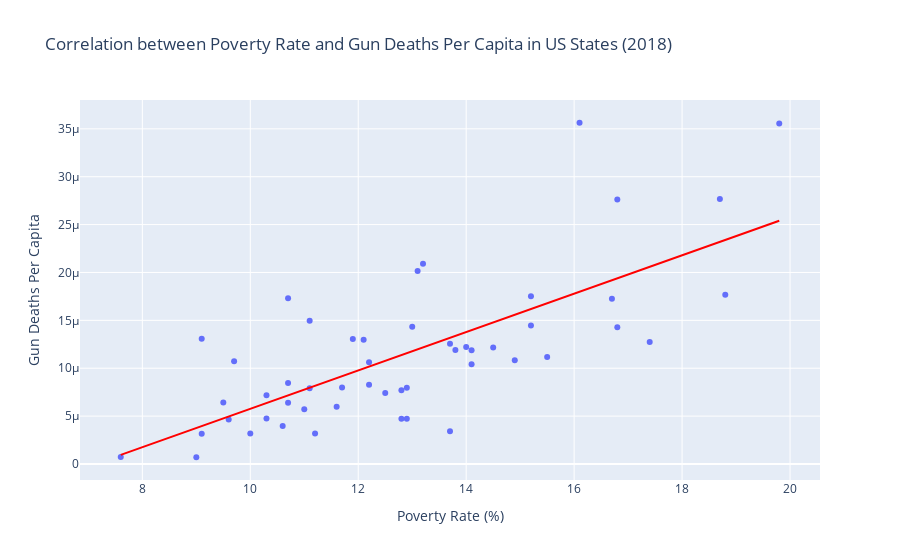

The code cell stored with this chart in its notebook:
### Code cell
import pandas as pd
import plotly.express as px

# Load the datasets
df_poverty = pd.read_csv('poverty.csv')
df_guns = pd.read_csv('gun-violence-data_01-2013_03-2018.csv')
df_statepop = pd.read_csv('nst-est2019-alldata.csv')

# Filter the poverty dataset to include only 2018 data
df_poverty_2018 = df_poverty[df_poverty['Year'] == 2018]

# Filter the gun violence dataset to include only 2018 data
df_guns['date'] = pd.to_datetime(df_guns['date'])
df_guns_2018 = df_guns[df_guns['date'].dt.year == 2018]

# Rename 'Name' column in df_poverty to 'state' for merging
df_poverty_2018.rename(columns={'Name': 'state'}, inplace=True)

# Group by state and aggregate the gun violence data for 2018
df_guns_aggregated_2018 = df_guns_2018.groupby('state').agg({
    'n_killed': 'sum',  # or 'mean' if you prefer
    'n_injured': 'sum'
}).reset_index()

# Merge the aggregated gun violence data with the poverty data for 2018
df_merged_2018 = pd.merge(df_poverty_2018, df_guns_aggregated_2018, on='state')

# Check and ensure state names match for the state population data
df_statepop['state'] = df_statepop['NAME']  # Assuming 'NAME' is the column with state names in df_statepop

# Merge with the state population data
df_merged_2018 = pd.merge(df_merged_2018, df_statepop[['state', 'POPESTIMATE2018']], on='state')

# Calculate gun deaths per capita using the 2020 census population
df_merged_2018['gun_deaths_per_capita'] = df_merged_2018['n_killed'] / df_merged_2018['POPESTIMATE2018']

# Create a scatter plot with a trend line
fig = px.scatter(df_merged_2018,
                 x='Percent in Poverty',
                 y='gun_deaths_per_capita',
                 hover_data=['state'],
                 title='Correlation between Poverty Rate and Gun Deaths Per Capita in US States (2018)',
                 labels={
                     'Percent in Poverty': 'Poverty Rate (%)',
                     'gun_deaths_per_capita': 'Gun Deaths Per Capita'
                 },
                 trendline='ols')  # Add a trend line using ordinary least squares (OLS) regression

# Update the trend line color to red
fig.update_traces(line=dict(color='red'), selector=dict(type='scatter', mode='lines'))

# Show the plot
fig.show()

### Figure 1 — Plotly figure (JSON) as saved in the notebook; plotly's stock layout.template omitted (floating-point values rounded to 4 significant figures)
{"data": [{"customdata": [["Alabama"], ["Alaska"], ["Arizona"], ["Arkansas"], ["California"], ["Colorado"], ["Connecticut"], ["Delaware"], ["District of Columbia"], ["Florida"], ["Georgia"], ["Hawaii"], ["Idaho"], ["Illinois"], ["Indiana"], ["Iowa"], ["Kansas"], ["Kentucky"], ["Louisiana"], ["Maine"], ["Maryland"], ["Massachusetts"], ["Michigan"], ["Minnesota"], ["Mississippi"], ["Missouri"], ["Montana"], ["Nebraska"], ["Nevada"], ["New Hampshire"], ["New Jersey"], ["New Mexico"], ["New York"], ["North Carolina"], ["North Dakota"], ["Ohio"], ["Oklahoma"], ["Oregon"], ["Pennsylvania"], ["Rhode Island"], ["South Carolina"], ["South Dakota"], ["Tennessee"], ["Texas"], ["Utah"], ["Vermont"], ["Virginia"], ["Washington"], ["West Virginia"], ["Wisconsin"], ["Wyoming"]], "hovertemplate": "Poverty Rate (%)=%{x}<br>Gun Deaths Per Capita=%{y}<br>state=%{customdata[0]}<extra></extra>", "legendgroup": "", "marker": {"color": "#636efa", "symbol": "circle"}, "mode": "markers", "name": "", "orientation": "v", "showlegend": false, "type": "scatter", "x": [16.8, 11.1, 14.1, 16.8, 12.8, 9.7, 10.3, 12.2, 16.1, 13.7, 14.5, 9, 11.7, 12.1, 13, 11.2, 11.9, 16.7, 18.7, 11.6, 9.1, 10, 14, 9.6, 19.8, 13.2, 12.9, 11, 13.1, 7.6, 9.5, 18.8, 13.7, 14.1, 10.6, 13.8, 15.5, 12.5, 12.2, 12.8, 15.2, 12.9, 15.2, 14.9, 9.1, 10.7, 10.7, 10.3, 17.4, 11.1, 10.7], "xaxis": "x", "y": [2.762e-05, 1.496e-05, 1.187e-05, 1.429e-05, 7.704e-06, 1.072e-05, 4.76e-06, 8.286e-06, 3.564e-05, 1.257e-05, 1.218e-05, 7.039e-07, 7.998e-06, 1.297e-05, 1.434e-05, 3.176e-06, 1.305e-05, 1.726e-05, 2.768e-05, 5.974e-06, 1.309e-05, 3.196e-06, 1.222e-05, 4.638e-06, 3.556e-05, 2.091e-05, 4.714e-06, 5.712e-06, 2.015e-05, 7.388e-07, 6.415e-06, 1.768e-05, 3.431e-06, 1.04e-05, 3.957e-06, 1.19e-05, 1.117e-05, 7.413e-06, 1.062e-05, 4.725e-06, 1.751e-05, 7.966e-06, 1.447e-05, 1.083e-05, 3.171e-06, 6.407e-06, 8.469e-06, 7.177e-06, 1.275e-05, 7.921e-06, 1.731e-05], "yaxis": "y"}, {"hovertemplate": "<b>OLS trendline</b><br>gun_deaths_per_capita = 2.00447e-06 * Percent in Poverty + -1.42855e-05<br>R<sup>2</sup>=0.517080<br><br>Poverty Rate (%)=%{x}<br>Gun Deaths Per Capita=%{y} <b>(trend)</b><extra></extra>", "legendgroup": "", "line": {"color": "red"}, "marker": {"color": "#636efa", "symbol": "circle"}, "mode": "lines", "name": "", "showlegend": false, "type": "scatter", "x": [7.6, 9, 9.1, 9.1, 9.5, 9.6, 9.7, 10, 10.3, 10.3, 10.6, 10.7, 10.7, 10.7, 11, 11.1, 11.1, 11.2, 11.6, 11.7, 11.9, 12.1, 12.2, 12.2, 12.5, 12.8, 12.8, 12.9, 12.9, 13, 13.1, 13.2, 13.7, 13.7, 13.8, 14, 14.1, 14.1, 14.5, 14.9, 15.2, 15.2, 15.5, 16.1, 16.7, 16.8, 16.8, 17.4, 18.7, 18.8, 19.8], "xaxis": "x", "y": [9.485e-07, 3.755e-06, 3.955e-06, 3.955e-06, 4.757e-06, 4.957e-06, 5.158e-06, 5.759e-06, 6.361e-06, 6.361e-06, 6.962e-06, 7.162e-06, 7.162e-06, 7.162e-06, 7.764e-06, 7.964e-06, 7.964e-06, 8.165e-06, 8.966e-06, 9.167e-06, 9.568e-06, 9.969e-06, 1.017e-05, 1.017e-05, 1.077e-05, 1.137e-05, 1.137e-05, 1.157e-05, 1.157e-05, 1.177e-05, 1.197e-05, 1.217e-05, 1.318e-05, 1.318e-05, 1.338e-05, 1.378e-05, 1.398e-05, 1.398e-05, 1.478e-05, 1.558e-05, 1.618e-05, 1.618e-05, 1.678e-05, 1.799e-05, 1.919e-05, 1.939e-05, 1.939e-05, 2.059e-05, 2.32e-05, 2.34e-05, 2.54e-05], "yaxis": "y"}], "layout": {"autosize": true, "legend": {"tracegroupgap": 0}, "title": {"text": "Correlation between Poverty Rate and Gun Deaths Per Capita in US States (2018)"}, "xaxis": {"anchor": "y", "autorange": true, "domain": [0, 1], "range": [6.816, 20.58], "title": {"text": "Poverty Rate (%)"}, "type": "linear"}, "yaxis": {"anchor": "x", "autorange": true, "domain": [0, 1], "range": [-2.179e-06, 3.852e-05], "title": {"text": "Gun Deaths Per Capita"}, "type": "linear"}}}
